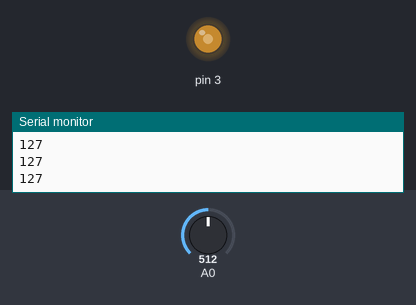
The sketch below on a simulated Arduino Uno, built with avr-gcc and run on an emulated ATmega328P. Parts: output pins drawn as LEDs (lit = HIGH), the last lines printed to the serial monitor. The inputs (shaded band) are chosen by the test bench; at power-on: A0 = 512.

Above: at 1.2 s.
1.3 s: A0 set to 716
At 1.8 s:
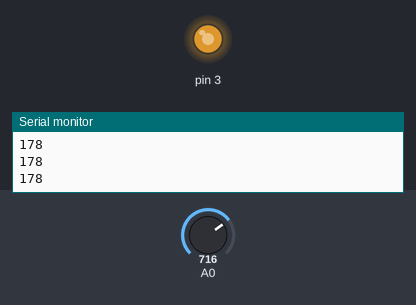
2.8 s: A0 set to 900
At 4.0 s:
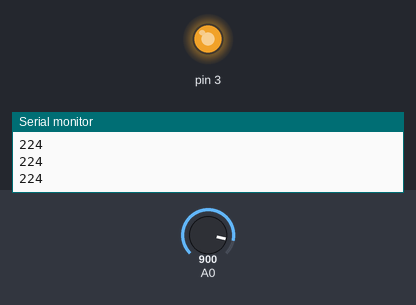
4.3 s: A0 set to 122
At 5.4 s:
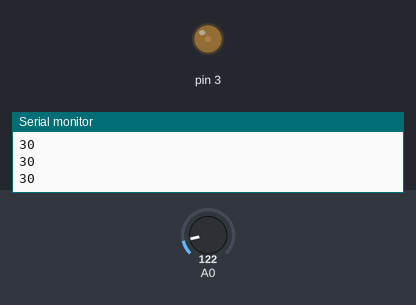
5.8 s: A0 set to 0
At 6.4 s:
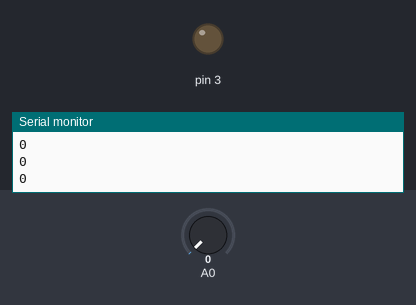
7.3 s: A0 set to 511
At 8.7 s:
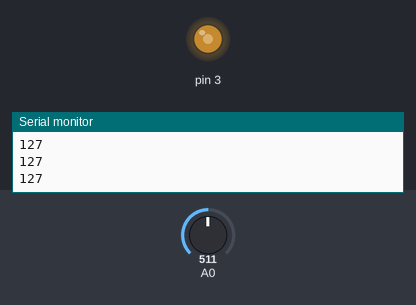
Timing chart, 0 to 9.8 s (numbered marks = the images above; inputs shaded):
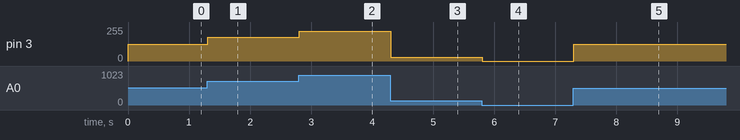

The sketch:

sketch_dec10b.ino
```cpp
void setup() {
  pinMode(3,OUTPUT);
  Serial.begin(9600);


}
int dc;
int x;
void loop() {
x =analogRead(A0);
 Serial.println(dc);

dc = map(x,0,1023,0,255);
 analogWrite(3,dc);

}
```

Measured:
- after the input at 1.3 s, pin 3: 127/255 → 178/255 at once
- after the input at 2.8 s, pin 3: 178/255 → 224/255 at once
- after the input at 4.3 s, pin 3: 224/255 → 30/255 at once
- after the input at 5.8 s, pin 3: 30/255 → 0/255 at once
- after the input at 7.3 s, pin 3: 0/255 → 127/255 at once
